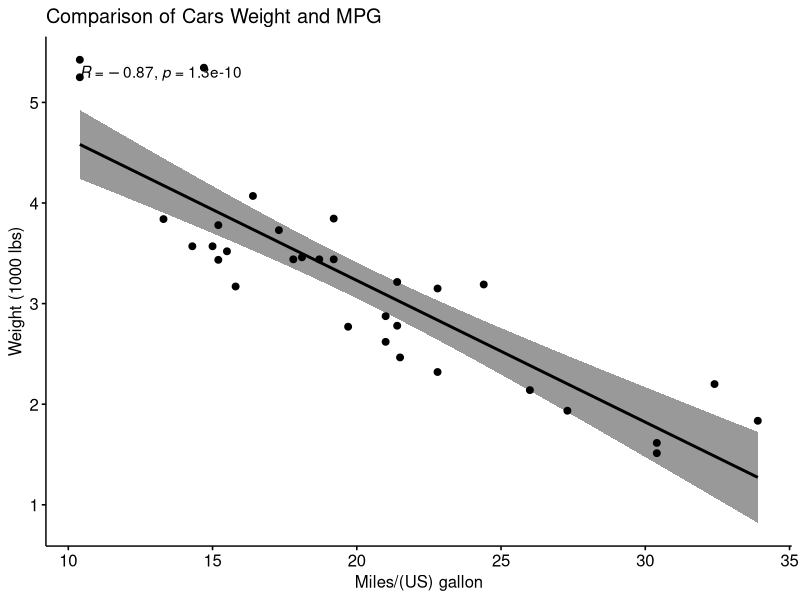
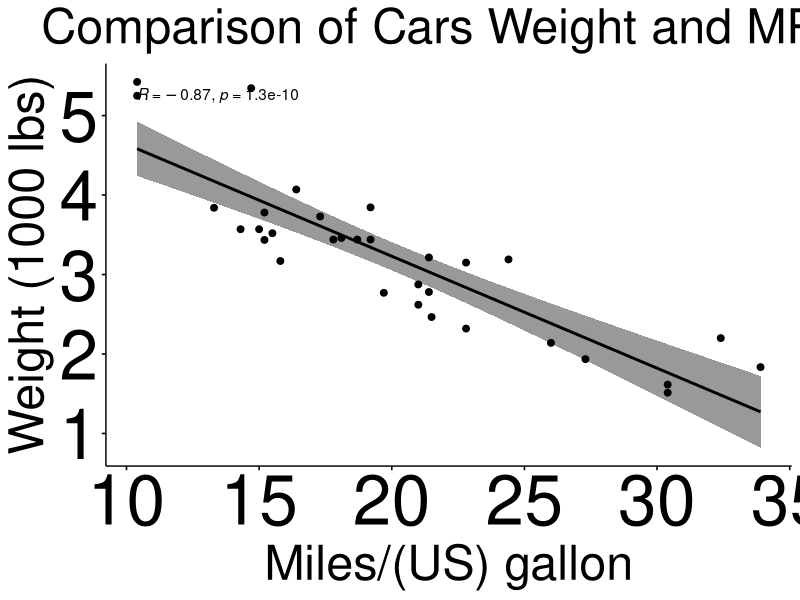

These figures' R source, in order:
#Author: Nyasia Argrow, Date: 02/27/2025, Purpose: Plot Manipulation

library("ggpubr")
 
#Loading a dummy dataset
my_data <- mtcars

#Create a correlation hypothesis
#Weight of the car is inversely proportional to the miles per gallon travelled by the car
 
 
 #Plotting the dataset (with title and increased font sizes)
ggscatter(my_data, main = "Comparison of Cars Weight and MPG", x = "mpg", y = "wt", add = "reg.line", conf.int = TRUE, cor.coef = TRUE, cor.method = "pearson", xlab = "Miles/(US) gallon", ylab = "Weight (1000 lbs)")
 
 plot <- ggscatter(my_data, main = "Comparison of Cars Weight and MPG", x = "mpg", y = "wt", add = "reg.line", conf.int = TRUE, cor.coef = TRUE, cor.method = "pearson", xlab = "Miles/(US) gallon", ylab = "Weight (1000 lbs)") + geom_point() + ggtitle("Comparison of Cars Weight and MPG") +theme(plot.title = element_text(hjust = 0.5))
 
plot + theme(axis.text.x = element_text(size = 50),axis.text.y = element_text(size = 50), plot.title = element_text(size = 35), axis.title = element_text(size = 35))

